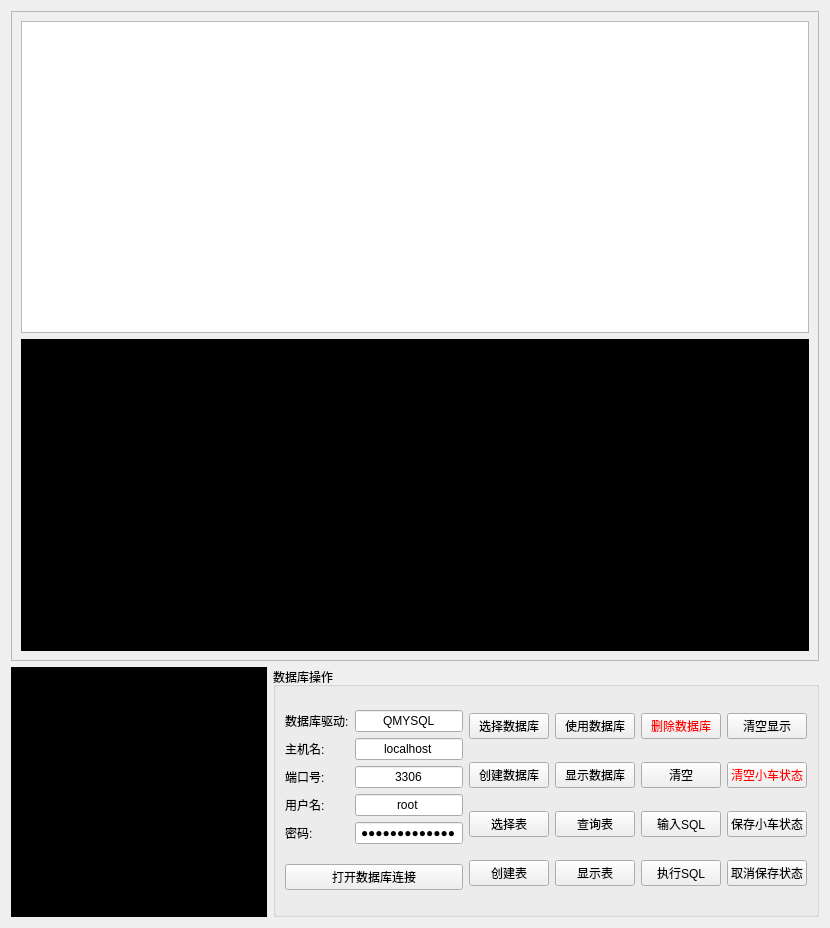
      <widget class="QWidget" name="tab_4">
       <attribute name="title">
        <string>机器人数据管理</string>
       </attribute>
       <layout class="QHBoxLayout" name="horizontalLayout_17">
        <item>
         <layout class="QVBoxLayout" name="verticalLayout_17">
          <item>
           <widget class="QScrollArea" name="scrollArea">
            <property name="minimumSize">
             <size>
              <width>0</width>
              <height>650</height>
             </size>
            </property>
            <property name="maximumSize">
             <size>
              <width>16777215</width>
              <height>800</height>
             </size>
            </property>
            <property name="styleSheet">
             <string notr="true"/>
            </property>
            <property name="widgetResizable">
             <bool>true</bool>
            </property>
            <widget class="QWidget" name="scrollAreaWidgetContents">
             <property name="geometry">
              <rect>
               <x>0</x>
               <y>0</y>
               <width>820</width>
               <height>648</height>
              </rect>
             </property>
             <layout class="QVBoxLayout" name="verticalLayout_12">
              <item>
               <widget class="QTableWidget" name="tableWidget">
                <property name="styleSheet">
                 <string notr="true"/>
                </property>
               </widget>
              </item>
              <item>
               <widget class="QTextEdit" name="output_textEdit">
                <property name="minimumSize">
                 <size>
                  <width>0</width>
                  <height>200</height>
                 </size>
                </property>
                <property name="maximumSize">
                 <size>
                  <width>16777215</width>
                  <height>400</height>
                 </size>
                </property>
                <property name="styleSheet">
                 <string notr="true">QTextEdit{
background-color:black;
color:red;
}</string>
                </property>
               </widget>
              </item>
             </layout>
            </widget>
           </widget>
          </item>
          <item>
           <layout class="QHBoxLayout" name="horizontalLayout_16">
            <item>
             <widget class="QTextEdit" name="sql_TextEdit">
              <property name="maximumSize">
               <size>
                <width>16777215</width>
                <height>250</height>
               </size>
              </property>
              <property name="styleSheet">
               <string notr="true">QTextEdit{
background-color:black;
color:red;
}</string>
              </property>
             </widget>
            </item>
            <item>
             <widget class="QGroupBox" name="groupBox_8">
              <property name="minimumSize">
               <size>
                <width>0</width>
                <height>250</height>
               </size>
              </property>
              <property name="maximumSize">
               <size>
                <width>750</width>
                <height>250</height>
               </size>
              </property>
              <property name="title">
               <string>数据库操作</string>
              </property>
              <layout class="QHBoxLayout" name="horizontalLayout_15">
               <item>
                <layout class="QVBoxLayout" name="verticalLayout_11">
                 <item>
                  <layout class="QHBoxLayout" name="horizontalLayout_13">
                   <item>
                    <layout class="QVBoxLayout" name="verticalLayout_9">
                     <item>
                      <widget class="QLabel" name="label_15">
                       <property name="text">
                        <string>数据库驱动:</string>
                       </property>
                       <property name="alignment">
                        <set>Qt::AlignLeading|Qt::AlignLeft|Qt::AlignVCenter</set>
                       </property>
                      </widget>
                     </item>
                     <item>
                      <widget class="QLabel" name="label_16">
                       <property name="text">
                        <string>主机名:</string>
                       </property>
                       <property name="alignment">
                        <set>Qt::AlignLeading|Qt::AlignLeft|Qt::AlignVCenter</set>
                       </property>
                      </widget>
                     </item>
                     <item>
                      <widget class="QLabel" name="label_17">
                       <property name="text">
                        <string>端口号:</string>
                       </property>
                       <property name="alignment">
                        <set>Qt::AlignLeading|Qt::AlignLeft|Qt::AlignVCenter</set>
                       </property>
                      </widget>
                     </item>
                     <item>
                      <widget class="QLabel" name="label_18">
                       <property name="text">
                        <string>用户名:</string>
                       </property>
                       <property name="alignment">
                        <set>Qt::AlignLeading|Qt::AlignLeft|Qt::AlignVCenter</set>
                       </property>
                      </widget>
                     </item>
                     <item>
                      <widget class="QLabel" name="label_19">
                       <property name="text">
                        <string>密码:</string>
                       </property>
                       <property name="alignment">
                        <set>Qt::AlignLeading|Qt::AlignLeft|Qt::AlignVCenter</set>
                       </property>
                      </widget>
                     </item>
                    </layout>
                   </item>
                   <item>
                    <layout class="QVBoxLayout" name="verticalLayout_8">
                     <item>
                      <widget class="QLineEdit" name="lineEdit">
                       <property name="text">
                        <string>QMYSQL</string>
                       </property>
                       <property name="alignment">
                        <set>Qt::AlignCenter</set>
                       </property>
                      </widget>
                     </item>
                     <item>
                      <widget class="QLineEdit" name="lineEdit_2">
                       <property name="text">
                        <string>localhost</string>
                       </property>
                       <property name="alignment">
                        <set>Qt::AlignCenter</set>
                       </property>
                      </widget>
                     </item>
                     <item>
                      <widget class="QLineEdit" name="lineEdit_3">
                       <property name="text">
                        <string>3306</string>
                       </property>
                       <property name="alignment">
                        <set>Qt::AlignCenter</set>
                       </property>
                      </widget>
                     </item>
                     <item>
                      <widget class="QLineEdit" name="lineEdit_4">
                       <property name="text">
                        <string>root</string>
                       </property>
                       <property name="alignment">
                        <set>Qt::AlignCenter</set>
                       </property>
                      </widget>
                     </item>
                     <item>
                      <widget class="QLineEdit" name="lineEdit_5">
                       <property name="text">
                        <string>your_password</string>
                       </property>
                       <property name="echoMode">
                        <enum>QLineEdit::Password</enum>
                       </property>
                       <property name="alignment">
                        <set>Qt::AlignCenter</set>
                       </property>
                      </widget>
                     </item>
                    </layout>
                   </item>
                  </layout>
                 </item>
                 <item>
                  <widget class="QPushButton" name="pushButton_5">
                   <property name="styleSheet">
                    <string notr="true"/>
                   </property>
                   <property name="text">
                    <string>打开数据库连接</string>
                   </property>
                  </widget>
                 </item>
                </layout>
               </item>
               <item>
                <layout class="QGridLayout" name="gridLayout_2">
                 <item row="0" column="0">
                  <widget class="QPushButton" name="pushButton_6">
                   <property name="text">
                    <string>选择数据库</string>
                   </property>
                  </widget>
                 </item>
                 <item row="4" column="1">
                  <widget class="QPushButton" name="pushButton_13">
                   <property name="text">
                    <string>显示表</string>
                   </property>
                  </widget>
                 </item>
                 <item row="3" column="3">
                  <widget class="QPushButton" name="pushButton_20">
                   <property name="text">
                    <string>保存小车状态</string>
                   </property>
                  </widget>
                 </item>
                 <item row="0" column="1">
                  <widget class="QPushButton" name="pushButton_10">
                   <property name="text">
                    <string>使用数据库</string>
                   </property>
                  </widget>
                 </item>
                 <item row="3" column="1">
                  <widget class="QPushButton" name="pushButton_12">
                   <property name="text">
                    <string>查询表</string>
                   </property>
                  </widget>
                 </item>
                 <item row="3" column="0">
                  <widget class="QPushButton" name="pushButton_8">
                   <property name="text">
                    <string>选择表</string>
                   </property>
                  </widget>
                 </item>
                 <item row="0" column="2">
                  <widget class="QPushButton" name="pushButton_14">
                   <property name="styleSheet">
                    <string notr="true">QPushButton{color:red;}</string>
                   </property>
                   <property name="text">
                    <string>删除数据库</string>
                   </property>
                  </widget>
                 </item>
                 <item row="4" column="2">
                  <widget class="QPushButton" name="pushButton_sql_exec">
                   <property name="text">
                    <string>执行SQL</string>
                   </property>
                  </widget>
                 </item>
                 <item row="3" column="2">
                  <widget class="QPushButton" name="pushButton_sql_input">
                   <property name="text">
                    <string>输入SQL</string>
                   </property>
                  </widget>
                 </item>
                 <item row="2" column="0">
                  <widget class="QPushButton" name="pushButton_7">
                   <property name="text">
                    <string>创建数据库</string>
                   </property>
                  </widget>
                 </item>
                 <item row="4" column="3">
                  <widget class="QPushButton" name="pushButton_21">
                   <property name="text">
                    <string>取消保存状态</string>
                   </property>
                  </widget>
                 </item>
                 <item row="4" column="0">
                  <widget class="QPushButton" name="pushButton_9">
                   <property name="text">
                    <string>创建表</string>
                   </property>
                  </widget>
                 </item>
                 <item row="2" column="1">
                  <widget class="QPushButton" name="pushButton_11">
                   <property name="text">
                    <string>显示数据库</string>
                   </property>
                  </widget>
                 </item>
                 <item row="2" column="2">
                  <widget class="QPushButton" name="pushButton_15">
                   <property name="text">
                    <string>清空</string>
                   </property>
                  </widget>
                 </item>
                 <item row="0" column="3">
                  <widget class="QPushButton" name="pushButton_19">
                   <property name="text">
                    <string>清空显示</string>
                   </property>
                  </widget>
                 </item>
                 <item row="2" column="3">
                  <widget class="QPushButton" name="pushButton_18">
                   <property name="styleSheet">
                    <string notr="true">QPushButton{color:red;}</string>
                   </property>
                   <property name="text">
                    <string>清空小车状态</string>
                   </property>
                  </widget>
                 </item>
                </layout>
               </item>
              </layout>
             </widget>
            </item>
           </layout>
          </item>
         </layout>
        </item>
       </layout>
      </widget>
